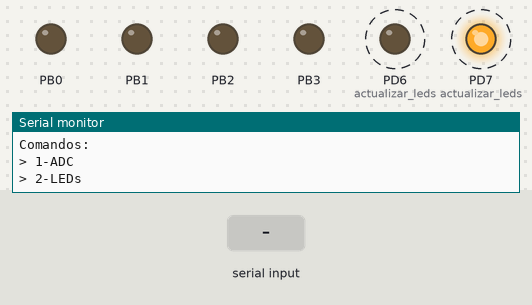
Bench run of a program on a simulated ATmega328P, built with avr-gcc and emulated at 16 MHz. Shown: output pins drawn as LEDs (lit = HIGH), the last lines printed to the serial monitor. Dashed ring = blinking. The test bench sets the inputs (shaded band).

Above: at 1.2 s.
1.3 s: "1\n" received over Serial
At 1.48 s:
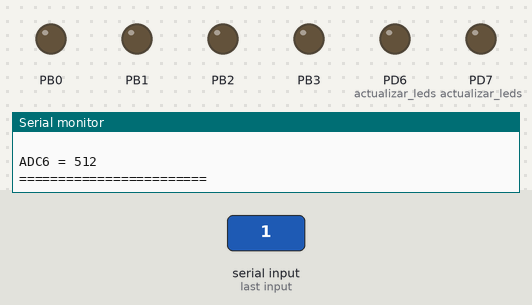
4.3 s: "2\n" received over Serial
7.3 s: "90,45\n" received over Serial
10.3 s: "30,150\n" received over Serial
At 10.81 s:
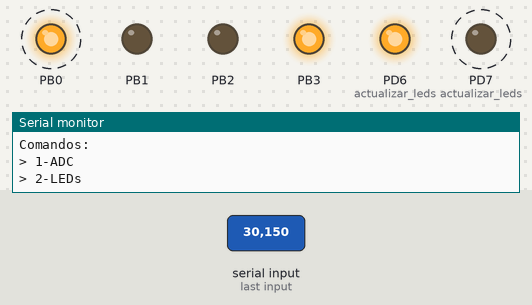
At 11.8 s:
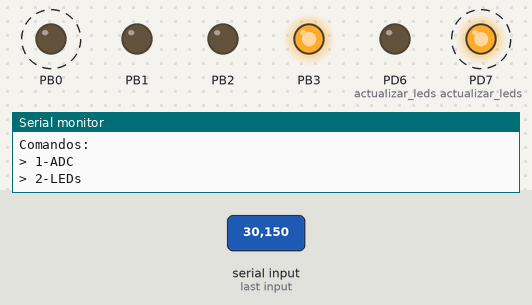
13.3 s: "200\n" received over Serial
16.3 s: "90\n" received over Serial
At 16.82 s:
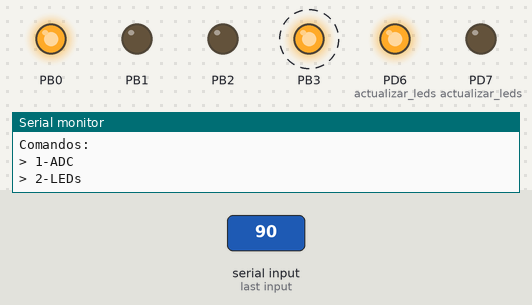
Timing chart, 0 to 20.3 s (numbered marks = the images above; inputs shaded):
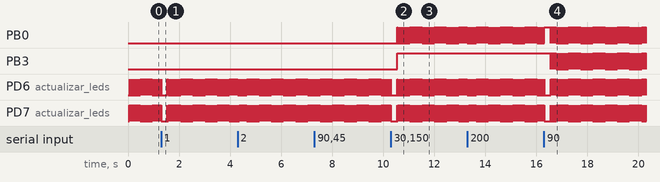

The program:

main.c
```c
/*
 * PreLab6
 *
 * Author: Sebastian Da Silva
 */
// ====================================================================
// Libraries
#define F_CPU 16000000UL
#include <avr/io.h>
#include <util/delay.h>
#include <avr/interrupt.h>
#include <stdlib.h>
// ====================================================================
// Variables

// ====================================================================
// Function prototypes
void setup(void);
uint16_t leer_ADC6(void);
void enviar_string(char *s);
void enviar_char(char c);
void enviar_uint16_t(uint16_t valor);
char recibir_char(void);
void limpiar_terminal(void);
void actualizar_leds(uint8_t valor);
// ====================================================================
// Main Function
int main(void) {
	setup();

	char comando;
	uint8_t valor_leds = 0;
	enviar_string("\r\n=== Sistema ===\r\n");
	enviar_string("Comandos: ");
	enviar_string("\r\n> 1-ADC ");
	enviar_string("\r\n> 2-LEDs ");
	while(1) {
		// Refresco principal
		actualizar_leds(valor_leds);

		if (UCSR0A & (1 << RXC0)) {
			comando = recibir_char();

			if (comando == '1') {
				uint16_t valor_adc = leer_ADC6();
				limpiar_terminal();
				enviar_string("========================\r\n ");
				enviar_string("\r\nADC6 = ");
				enviar_uint16_t(valor_adc);
				enviar_string("\r\n\r\n========================\r\n ");
				enviar_string("\r\n=== Sistema ===\r\n");
				enviar_string("Comandos: ");
				enviar_string("\r\n> 1-ADC ");
				enviar_string("\r\n> 2-LEDs ");
			}
			else if (comando == '2') {
				char digitos[4] = {0, 0, 0, 0};
				uint8_t digito_count = 0;
				uint8_t leyendo = 0;
				uint8_t valor_temporal = 0;
				uint8_t i = 0;

				enviar_string("\rIngresa un valor de 3 digitos entre  0 y 255 ");
				leyendo = 1;
				i = 0;
				valor_temporal = 0;
					        while(leyendo == 1) {
						        actualizar_leds(valor_leds);

						        if (UCSR0A & (1 << RXC0)) {
							        char c = recibir_char();

							        if (c >= '0' && c <= '9') {
								        enviar_char(c);  // eco
										digitos[digito_count] = c;
								        digito_count++;

								        // Cuando tengamos 3 dígitos, procesamos
								        if (digito_count >= 2) {


												if (i == 0){
												// Primer dígito (centenas)
												valor_temporal += (digitos[0] - 48) * 100;
												}
												else if (i == 1){
												valor_temporal += (digitos[1] - 48) * 10;
												}
												else if (i == 2){
												valor_temporal += (digitos[2] - 48) * 1;
												}
											i++;


									        if (valor_temporal <= 255 && i >= 3) {

										        limpiar_terminal();
										        enviar_string("========================\r\n ");
										        enviar_string("\r\nOK: LEDs actualizados a ");
										        enviar_uint16_t(valor_temporal);
										        enviar_string("\r\n ");
										        enviar_string("\r\n========================\r\n ");
										        enviar_string("\r\n=== Sistema ===\r\n");
										        enviar_string("Comandos: ");
										        enviar_string("\r\n> 1-ADC ");
										        enviar_string("\r\n> 2-LEDs ");
										        leyendo = 0;  // salir del bucle


												valor_leds = (uint8_t)valor_temporal;
									        }
									        else if (i == 3) {
										        limpiar_terminal();
										        enviar_string("========================\r\n ");
										        enviar_string("\r\nError: valor debe ser <= 255\r\n ");
										        enviar_string("\r\n========================\r\n ");
										        enviar_string("\r\n=== Sistema ===\r\n");
										        enviar_string("Comandos: ");
										        enviar_string("\r\n> 1-ADC ");
										        enviar_string("\r\n> 2-LEDs ");
												digitos[0] = 0;
												digitos[1] = 0;
												digitos[2] = 0;
												digitos[3] = 0;
												digito_count = 0;
										        leyendo = 0;  // salir con error
											}else {
											leyendo = 1;
									        }
								        }
							        }
							        else if (c == '\r' || c == '\n') {
								        // Ignorar enters mientras no tengamos 3 dígitos
								        if (digito_count > 0 && digito_count < 3) {
									        limpiar_terminal();
									        enviar_string("\r\nError: se necesitan exactamente 3 dígitos\r\n");
									        enviar_string("Presiona 2 para intentar de nuevo\r\n> ");
									        leyendo = 0;  // salir con error
								        }
							        }
							        else {
								        limpiar_terminal();
								        enviar_string("\r\nError: solo se permiten dígitos (0-9)\r\n");
								        enviar_string("Presiona 2 para intentar de nuevo\r\n> ");
								        leyendo = 0;  // salir con error
							        }
						}
				    }
			    }
			}
		}
	}
// ====================================================================
// NON-Interrupt subroutines

void setup(void) {
	// Configurar PB0 a PB3 como salidas para LEDs
	DDRB |= (1 << DDB0) | (1 << DDB1) | (1 << DDB2) | (1 << DDB3);
	PORTB &= ~((1 << PORTB0) | (1 << PORTB1) | (1 << PORTB2) | (1 << PORTB3));

	// Configurar ADC6 como entrada analógica
	ADMUX |= (1 << REFS0);                      // Referencia AVCC
	ADMUX |= (1 << MUX2) | (1 << MUX1);         // Seleccionar canal 6
	ADMUX &= ~((1 << MUX3) | (1 << MUX0));
	ADCSRA |= (1 << ADEN) | (1 << ADPS2) | (1 << ADPS1);  // Habilitar ADC, prescaler 64

	// Configurar PD6 y PD7 como salidas para multiplexar
	DDRD |= (1 << DDD6) | (1 << DDD7);
	PORTD &= ~((1 << PORTD6) | (1 << PORTD7));
// Inicializar USART a 9600 baudios (para 16MHz)
	// Configurar velocidad: 9600 baud @ 16MHz
    UBRR0H = 0;
    UBRR0L = 103;  // Formula: (F_CPU/(16*BAUD)) - 1 = (16000000/(16*9600)) - 1 = 103

    // Configurar formato: 8 bits, 1 stop bit, sin paridad
    UCSR0C = (1 << UCSZ01) | (1 << UCSZ00);

    // Habilitar transmisor y receptor
    UCSR0B = (1 << TXEN0) | (1 << RXEN0);

	cli();
}

	// Enviar un solo caracter
void enviar_char(char c) {
    while (!(UCSR0A & (1 << UDRE0)));  // Esperar buffer vacío
    UDR0 = c;
}
// Enviar una cadena de texto
void enviar_string(char *s) {
    while (*s) {
        enviar_char(*s++);
    }
}

// Enviar un número de 16 bits (0-65535) como texto
void enviar_uint16_t(uint16_t valor) {
    char buffer[6];  //65535 + null
    int i = 0;

    // Manejar caso especial 0
    if (valor == 0) {
        enviar_char('0');
        return;
    }

    // Convertir número a string (dígito por dígito)
    while (valor > 0) {
        buffer[i++] = '0' + (valor % 10);  // Último dígito
        valor /= 10;
    }

    // Enviar en orden inverso (dígitos correctos)
    while (i > 0) {
        enviar_char(buffer[--i]);
    }
}

// Leer ADC6
uint16_t leer_ADC6(void)
{
	ADCSRA |= (1 << ADSC);
	while (ADCSRA & (1 << ADSC));
	return ADC;
}
//lee la terminal
char recibir_char(void) {
	while (!(UCSR0A & (1 << RXC0)));  // Esperar hasta recibir dato
	return UDR0;                       // Retornar el caracter recibido
}
//limpia el texto
void limpiar_terminal(void) {
	  // Enviar 50 saltos de línea para "limpiar la" pantalla
	  for (int i = 0; i < 50; i++) {
		  enviar_string("\r\n");
	}
}

// Función para actualizar LEDs multiplexados (llamar constantemente)
void actualizar_leds(uint8_t valor) {
	static uint8_t multiplexor = 0;
	uint8_t nibble_alto = (valor >> 4) & 0x0F;
	uint8_t nibble_bajo = valor & 0x0F;

	if (multiplexor == 0) {
		// Mostrar nibble alto (bits 4-7) activando PD7
		PORTD |= (1 << PORTD7);
		PORTD &= ~(1 << PORTD6);
		PORTB = (PORTB & 0xF0) | (nibble_alto & 0x0F);
		_delay_ms(10);
		PORTD &= ~(1 << PORTD6);
		PORTD &= ~(1 << PORTD7);
		multiplexor = 1;
		} else {
		// Mostrar nibble bajo (bits 0-3) activando PD6
		PORTD |= (1 << PORTD6);
		PORTD &= ~(1 << PORTD7);
		PORTB = (PORTB & 0xF0) | (nibble_bajo & 0x0F);
		_delay_ms(10);
		PORTD &= ~(1 << PORTD6);
		PORTD &= ~(1 << PORTD7);
		multiplexor = 0;

	}
}

// ====================================================================
```

Measured:
- after the input at 10.3 s, PB0: alternates HIGH for 0.01 s and LOW for 0.01 s, starting after 0.26 s; PB3: LOW → HIGH after 0.25 s
- after the input at 16.3 s, PB3: alternates HIGH for 0.01 s and LOW for 0.01 s, starting after 0.26 s
- by itself, PD7 (actualizar_leds): repeats every 0.02 s: HIGH 0.01 s, LOW 0.01 s
